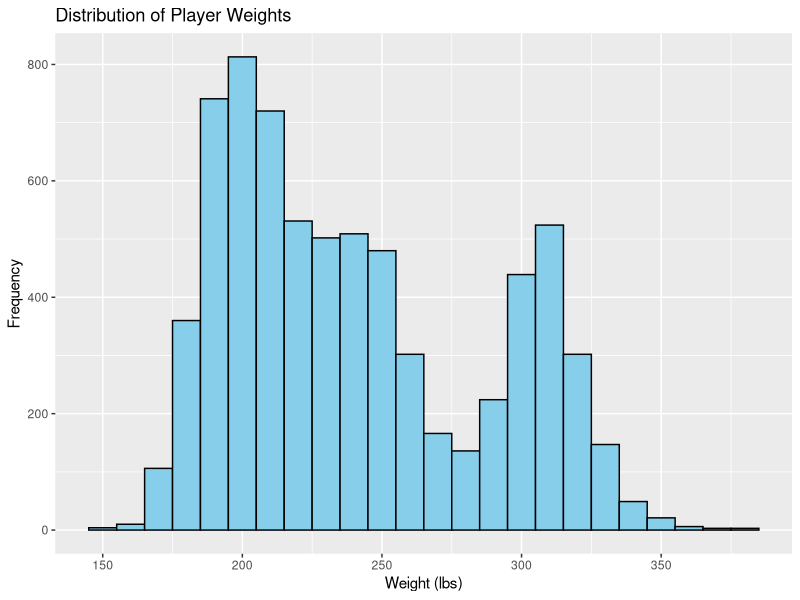
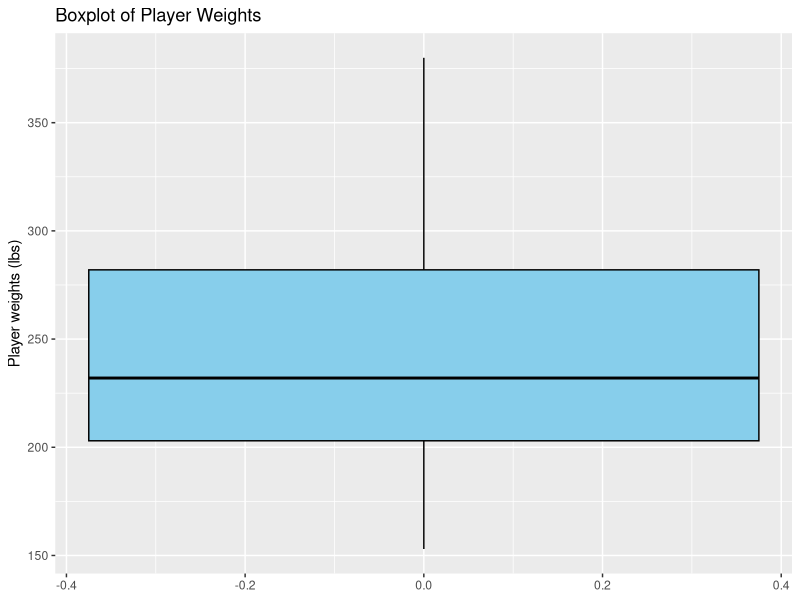
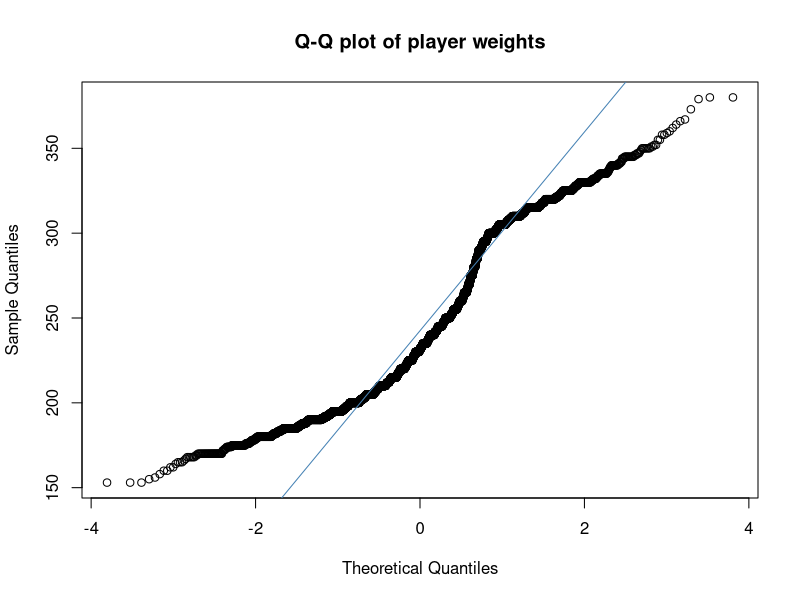
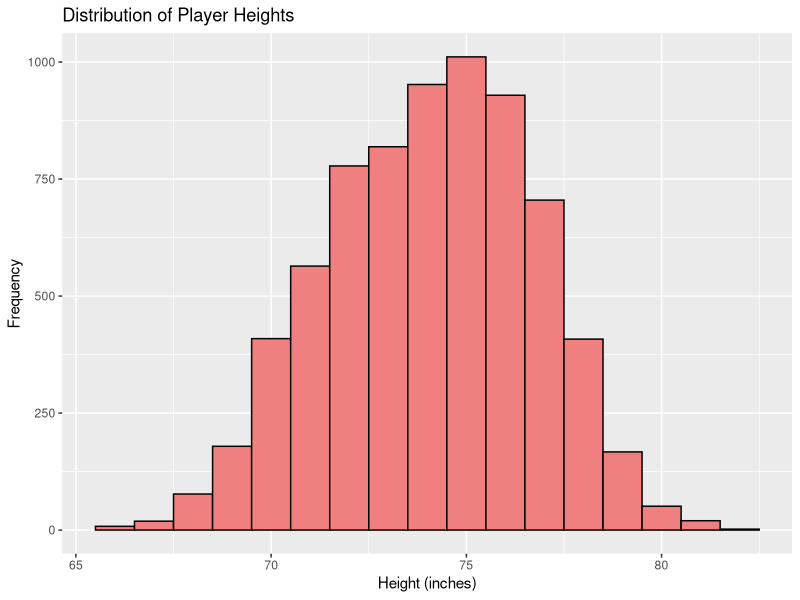
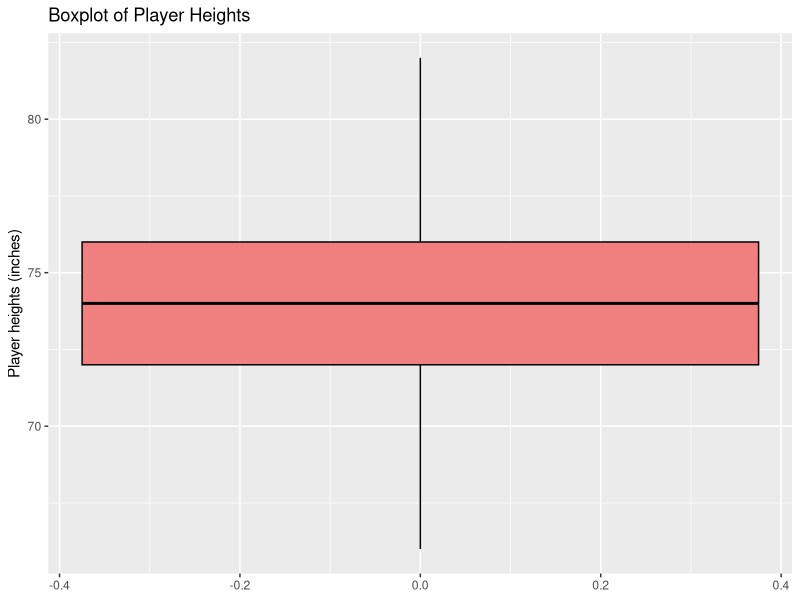
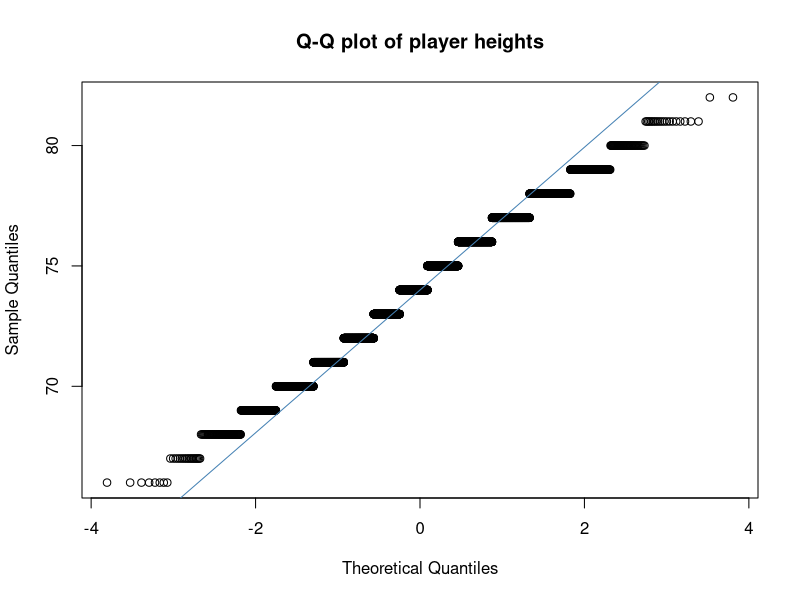
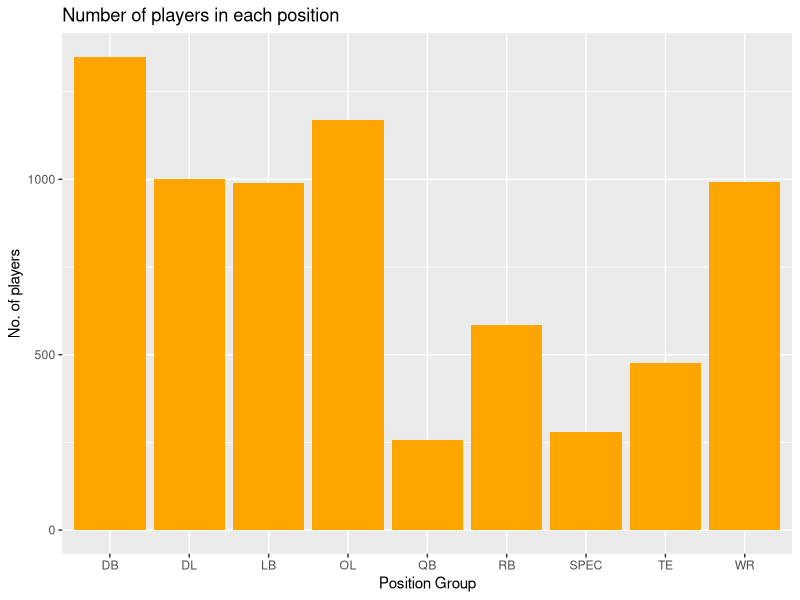
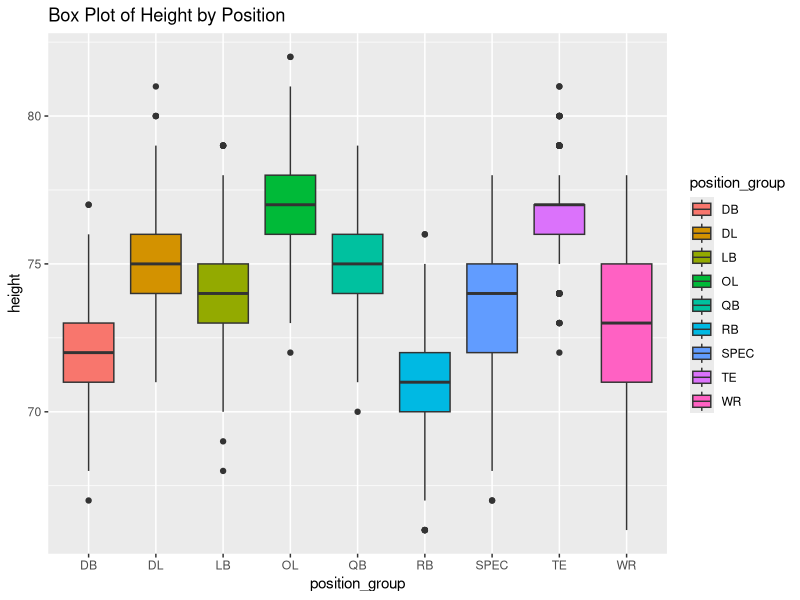

Recreate these plots in R, in order.
library(ggplot2)
library(dplyr)

nfl_players_clean=read.csv("dataset/nfl_players_clean.csv")
nfl_players_clean$position_group = as.factor(nfl_players_clean$position_group)
nfl_players_clean$position = as.factor(nfl_players_clean$position)
nfl_players_clean$team_abbr = as.factor(nfl_players_clean$team_abbr)
nfl_players_clean$entry_year = as.factor(nfl_players_clean$entry_year)

# Create a histogram for the "Weight" variable
histw<-ggplot(nfl_players_clean, aes(x = weight)) +
  geom_histogram(binwidth = 10, fill = "skyblue", color = "black") +
  labs(title = "Distribution of Player Weights", x = "Weight (lbs)", y = "Frequency")
print(histw)

boxw <- ggplot(nfl_players_clean) +
  geom_boxplot(aes(y=weight), fill="skyblue", color="black") +
  labs(title = "Boxplot of Player Weights", y = "Player weights (lbs)")
print(boxw)

qqnorm(nfl_players_clean$weight, main = "Q-Q plot of player weights")
qqline(nfl_players_clean$weight, col="steelblue")

# Create a histogram for the "Height" variable
histh<-ggplot(nfl_players_clean, aes(x = height)) +
  geom_histogram(binwidth = 1, fill = "lightcoral", color = "black") +
  labs(title = "Distribution of Player Heights", x = "Height (inches)", y = "Frequency")
print(histh)

boxh <- ggplot(nfl_players_clean) +
  geom_boxplot(aes(y=height), fill="lightcoral", color="black") +
  labs(title = "Boxplot of Player Heights", y = "Player heights (inches)")
print(boxh)

qqnorm(nfl_players_clean$height, main = "Q-Q plot of player heights")
qqline(nfl_players_clean$height, col="steelblue")

#create a bar plot for player positions
gg1<-ggplot(nfl_players_clean, aes(x = position_group)) +
  geom_bar(fill = "orange") +
  labs(title = "Number of players in each position", x="Position Group", y="No. of players")
print(gg1)


# Create box plots for height by position
boxh<-ggplot(nfl_players_clean, aes(x = position_group, y = height, fill = position_group)) +
  geom_boxplot() +
  labs(title = "Box Plot of Height by Position")
print(boxh)


# Create box plots for weight by position
boxw<-ggplot(nfl_players_clean, aes(x = position_group, y = weight, fill = position_group)) +
  geom_boxplot() +
  labs(title = "Box Plot of Weight by Position")
print(boxw)

#scatter plot for height,weight and entry year
sca1<-ggplot(nfl_players_clean, aes(x = weight, y = height, color = entry_year)) +
geom_point()
print(sca1)

#scatter plot for height and entry year
sca2<-ggplot(nfl_players_clean, aes(x = entry_year, y = height)) +
  geom_point() +
  labs(x = "Entry Year", y = "Height") +
  ggtitle("Height vs. Entry Year")
print(sca2)



#scatter plot for weight and entry year
sca3<-ggplot(nfl_players_clean, aes(x = entry_year, y = weight)) +
  geom_point() +
  labs(x = "Entry Year", y = "Height") +
  ggtitle("weight vs. Entry Year")
print(sca3)

#Bar plot for average height per year
avgh<-data_summary <- nfl_players_clean %>%
    group_by(entry_year) %>%
    summarize(mean_height = mean(height))
  
print(ggplot(data_summary, aes(x = factor(entry_year), y = mean_height)) +
    geom_bar(stat = "identity", fill = "blue") +
    labs(x = "Entry Year", y = "Mean Height") +
    ggtitle("Mean Height per Entry Year"))

  #Bar plot for average weight per year
avgw<- data_summary <- nfl_players_clean %>%
    group_by(entry_year) %>%
    summarize(mean_weight = mean(weight))
  
print(ggplot(data_summary, aes(x = factor(entry_year), y = mean_weight)) +
    geom_bar(stat = "identity", fill = "red") +
    labs(x = "Entry Year", y = "Mean Height") +
    ggtitle("Mean weight per Entry Year"))


